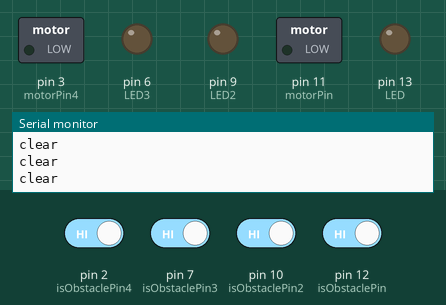
Bench run of a sketch on a simulated Arduino Uno, built with avr-gcc and run on an emulated ATmega328P. On the bench: switched loads named in the sketch (green lamp = pin HIGH), output pins drawn as LEDs (lit = HIGH), the last lines printed to the serial monitor. The test bench sets the inputs (shaded band); at power-on: pin 2 (isObstaclePin4), pin 7 (isObstaclePin3), pin 10 (isObstaclePin2), pin 12 (isObstaclePin) HIGH.

Above: at 1.2 s.
1.3 s: pin 7 (isObstaclePin3) driven LOW
At 2.4 s:
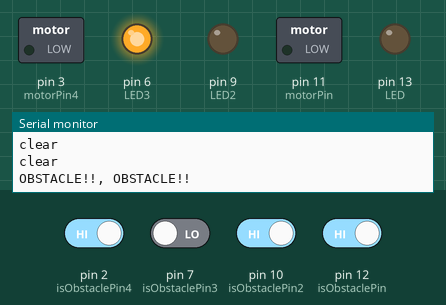
2.8 s: pin 10 (isObstaclePin2) driven LOW
At 3.3 s:
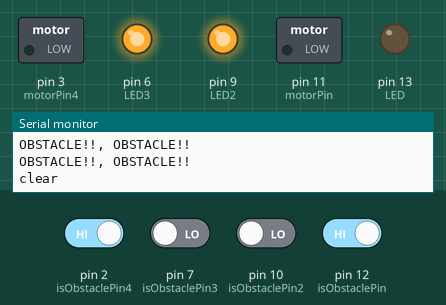
4.3 s: pin 2 (isObstaclePin4) driven LOW
At 5.5 s:
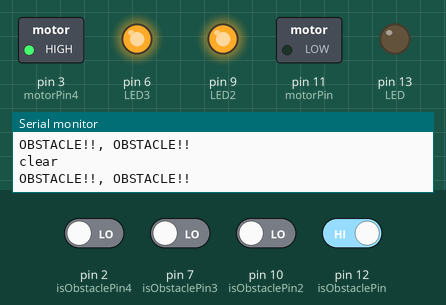
5.8 s: pin 12 (isObstaclePin) driven LOW
At 7.0 s:
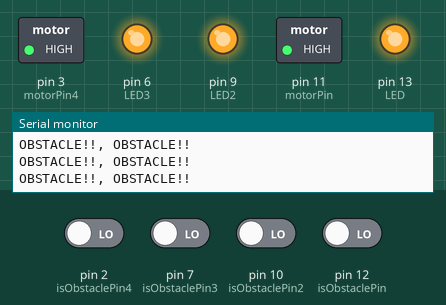
7.3 s: pin 7 (isObstaclePin3) driven HIGH
At 8.1 s:
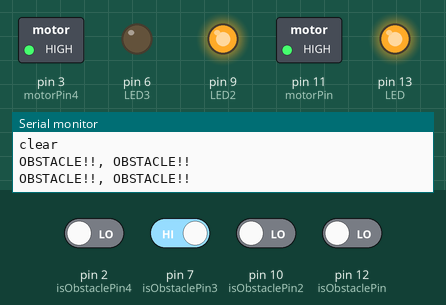
8.8 s: pin 10 (isObstaclePin2) driven HIGH
At 9.3 s:
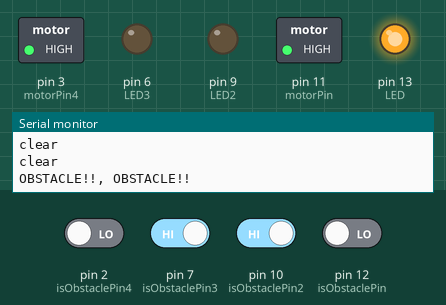
Timing chart, 0 to 11.3 s (numbered marks = the images above; inputs shaded):
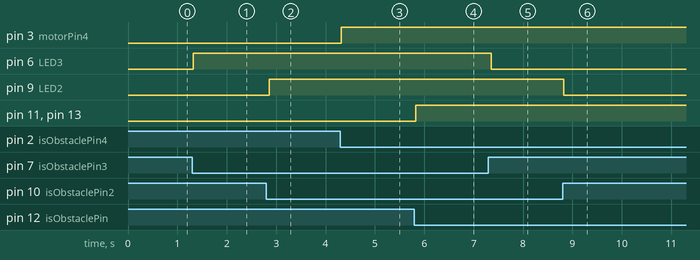

The sketch:

final_finalStory.ino
```cpp
int LED = 13;
int isObstaclePin = 12;
int isObstacle = HIGH;
int motorPin = 11;

int LED2 = 9;
int isObstaclePin2 = 10;
int isObstacle2 = HIGH;

int LED3 = 6;
int isObstaclePin3 = 7;
int isObstacle3 = HIGH;


int isObstaclePin4 = 2;
int isObstacle4 = HIGH;
int motorPin4 = 3;


void setup() {
  pinMode(LED, OUTPUT);
  pinMode(LED2, OUTPUT);
  pinMode(LED3, OUTPUT);
  pinMode(isObstaclePin, INPUT);
  pinMode(isObstaclePin2, INPUT);
  pinMode(isObstaclePin3, INPUT);
  pinMode(isObstaclePin4, INPUT);
  Serial.begin(9600);
  pinMode(motorPin, OUTPUT);
  pinMode(motorPin4, OUTPUT);


}

void loop() {
  isObstacle = digitalRead(isObstaclePin);
  if (isObstacle == LOW)
  {
    Serial.println("OBSTACLE!!, OBSTACLE!!");
    digitalWrite(LED, HIGH);
    digitalWrite(motorPin, 200);
  }
  else
  {
    Serial.println("clear");
    digitalWrite(LED, LOW);
    digitalWrite(motorPin, 0);
  }

 //second
  isObstacle2 = digitalRead(isObstaclePin2);
  if (isObstacle2 == LOW)
  {
    Serial.println("OBSTACLE!!, OBSTACLE!!");
    digitalWrite(LED2, HIGH);
  }
  else
  {
    Serial.println("clear");
    digitalWrite(LED2, LOW);
  }

  //third
  isObstacle3 = digitalRead(isObstaclePin3);
  if (isObstacle3 == LOW)
  {
    Serial.println("OBSTACLE!!, OBSTACLE!!");
    digitalWrite(LED3, HIGH);
  }
  else
  {
    Serial.println("clear");
    digitalWrite(LED3, LOW);
  }

  isObstacle4 = digitalRead(isObstaclePin4);
  if (isObstacle4 == LOW)
  {
    digitalWrite(motorPin4, 200);
  }
  else
  {
    digitalWrite(motorPin4, 0);
  }
}
```

Measured:
- after the input at 1.3 s, pin 6 (LED3): LOW → HIGH at once
- after the input at 2.8 s, pin 9 (LED2): LOW → HIGH after 0.06 s
- after the input at 4.3 s, pin 3 (motorPin4): LOW → HIGH at once
- after the input at 5.8 s, pin 11 (motorPin), pin 13 (LED): LOW → HIGH at once
- after the input at 7.3 s, pin 6 (LED3): HIGH → LOW after 0.06 s
- after the input at 8.8 s, pin 9 (LED2): HIGH → LOW at once
